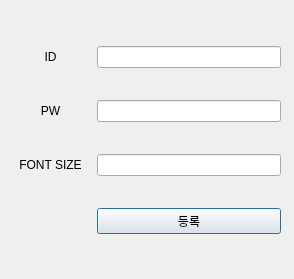
<?xml version="1.0" encoding="UTF-8"?>
<ui version="4.0">
 <class>configDialog</class>
 <widget class="QDialog" name="configDialog">
  <property name="geometry">
   <rect>
    <x>0</x>
    <y>0</y>
    <width>294</width>
    <height>279</height>
   </rect>
  </property>
  <property name="minimumSize">
   <size>
    <width>81</width>
    <height>0</height>
   </size>
  </property>
  <property name="windowTitle">
   <string>환경설정 - 주문 처리</string>
  </property>
  <property name="windowIcon">
   <iconset>
    <normaloff>favicon.ico</normaloff>favicon.ico</iconset>
  </property>
  <widget class="QWidget" name="gridLayoutWidget">
   <property name="geometry">
    <rect>
     <x>10</x>
     <y>20</y>
     <width>271</width>
     <height>241</height>
    </rect>
   </property>
   <layout class="QGridLayout" name="gridLayout">
    <item row="0" column="1">
     <widget class="QLineEdit" name="idTxt"/>
    </item>
    <item row="2" column="1">
     <widget class="QLineEdit" name="fontTxt"/>
    </item>
    <item row="3" column="1">
     <widget class="QPushButton" name="regBtn">
      <property name="text">
       <string>등록</string>
      </property>
     </widget>
    </item>
    <item row="1" column="0">
     <widget class="QLabel" name="lb2">
      <property name="minimumSize">
       <size>
        <width>81</width>
        <height>0</height>
       </size>
      </property>
      <property name="text">
       <string>PW</string>
      </property>
      <property name="alignment">
       <set>Qt::AlignCenter</set>
      </property>
     </widget>
    </item>
    <item row="0" column="0">
     <widget class="QLabel" name="lb1">
      <property name="minimumSize">
       <size>
        <width>81</width>
        <height>0</height>
       </size>
      </property>
      <property name="text">
       <string>ID</string>
      </property>
      <property name="alignment">
       <set>Qt::AlignCenter</set>
      </property>
     </widget>
    </item>
    <item row="1" column="1">
     <widget class="QLineEdit" name="pwTxt"/>
    </item>
    <item row="2" column="0">
     <widget class="QLabel" name="lb3">
      <property name="minimumSize">
       <size>
        <width>81</width>
        <height>0</height>
       </size>
      </property>
      <property name="text">
       <string>FONT SIZE</string>
      </property>
      <property name="alignment">
       <set>Qt::AlignCenter</set>
      </property>
     </widget>
    </item>
   </layout>
  </widget>
 </widget>
 <resources/>
 <connections/>
</ui>
